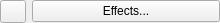
<?xml version="1.0" encoding="UTF-8"?>
<ui version="4.0">
 <class>EffectList</class>
 <widget class="QWidget" name="EffectList">
  <property name="geometry">
   <rect>
    <x>0</x>
    <y>0</y>
    <width>220</width>
    <height>23</height>
   </rect>
  </property>
  <property name="sizePolicy">
   <sizepolicy hsizetype="Fixed" vsizetype="Preferred">
    <horstretch>0</horstretch>
    <verstretch>0</verstretch>
   </sizepolicy>
  </property>
  <property name="minimumSize">
   <size>
    <width>220</width>
    <height>0</height>
   </size>
  </property>
  <property name="maximumSize">
   <size>
    <width>220</width>
    <height>16777215</height>
   </size>
  </property>
  <layout class="QGridLayout" name="gridLayout" columnstretch="0,1">
   <property name="sizeConstraint">
    <enum>QLayout::SetMinimumSize</enum>
   </property>
   <property name="leftMargin">
    <number>0</number>
   </property>
   <property name="topMargin">
    <number>0</number>
   </property>
   <property name="rightMargin">
    <number>0</number>
   </property>
   <property name="bottomMargin">
    <number>0</number>
   </property>
   <item row="0" column="0">
    <widget class="QToolButton" name="start_stop_all_button">
     <property name="sizePolicy">
      <sizepolicy hsizetype="Preferred" vsizetype="Fixed">
       <horstretch>0</horstretch>
       <verstretch>0</verstretch>
      </sizepolicy>
     </property>
     <property name="minimumSize">
      <size>
       <width>26</width>
       <height>0</height>
      </size>
     </property>
     <property name="maximumSize">
      <size>
       <width>26</width>
       <height>16777215</height>
      </size>
     </property>
     <property name="toolTip">
      <string>Start/Stop all effects</string>
     </property>
     <property name="text">
      <string/>
     </property>
    </widget>
   </item>
   <item row="0" column="1">
    <widget class="QPushButton" name="new_effect">
     <property name="sizePolicy">
      <sizepolicy hsizetype="Preferred" vsizetype="Fixed">
       <horstretch>0</horstretch>
       <verstretch>0</verstretch>
      </sizepolicy>
     </property>
     <property name="text">
      <string>Effects...</string>
     </property>
    </widget>
   </item>
  </layout>
 </widget>
 <resources/>
 <connections/>
</ui>
